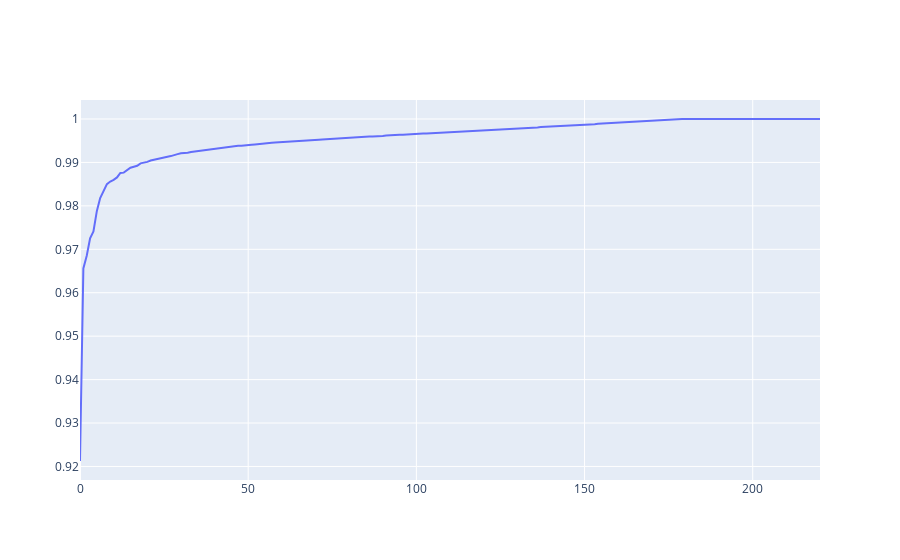

Notebook code for this chart:
### Code cell
from sklearn.decomposition import PCA
import plotly.graph_objects as go
import plotly.express as px

pca = PCA()
pca.fit(train_X_prep)

features = range(pca.n_components_)

fig = go.Figure()
fig.add_trace(
    go.Scatter(
        x = list(features),
        y = 1 - pca.explained_variance_ratio_
    )
)

fig.show()

### Figure 1 — Plotly figure (JSON) as saved in the notebook; plotly's stock layout.template omitted (floating-point values rounded to 4 significant figures; data arrays with more than 128 entries replaced by an {"elided": "..."} marker saying what was removed)
{"data": [{"type": "scatter", "x": {"elided": "221 int values"}, "y": {"elided": "221 float values"}}], "layout": {}}
